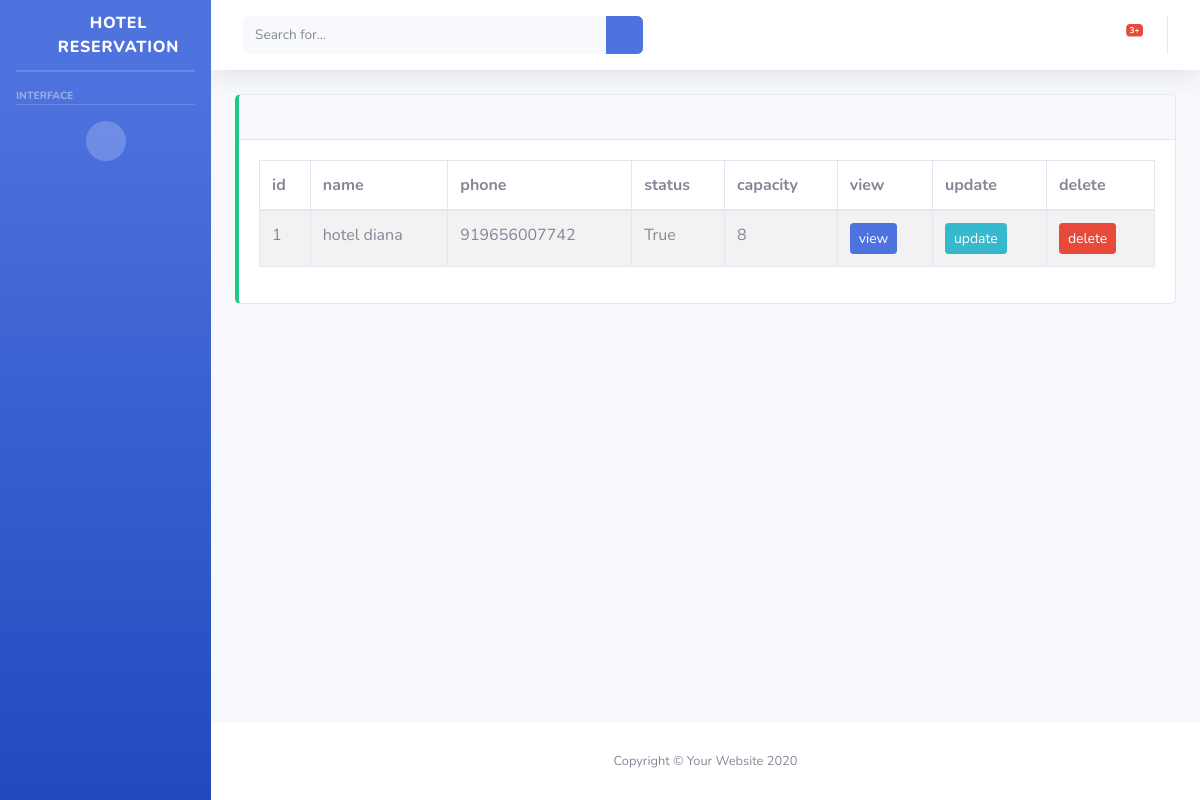
Page /restaurant/ on the earlier database version.
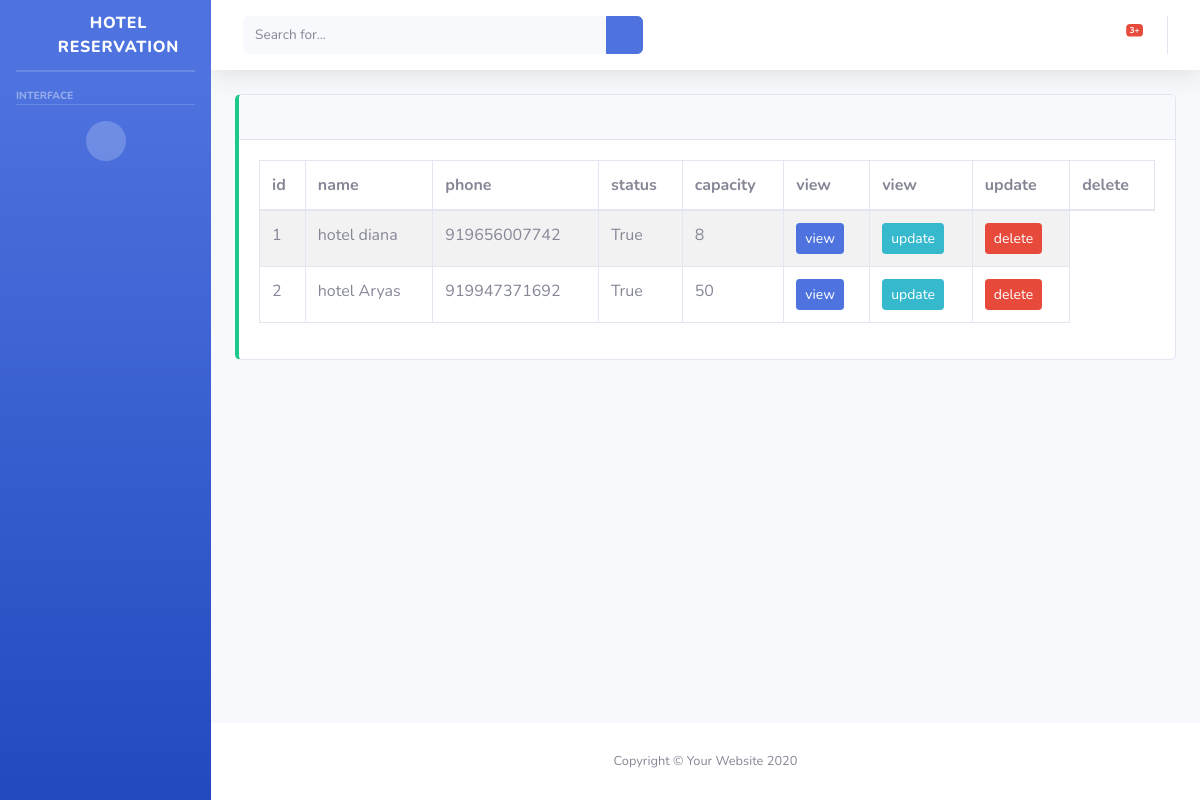
Same page on the later database version.
### restaurant/models.py (models this page shows, shortened)
class Restaurant(models.Model):
    name = models.CharField(max_length=100)
    description = models.TextField()
    address = models.TextField()
    phone = models.CharField(max_length=12)
    categorys = models.ManyToManyField(RestCategory)
    lat = models.FloatField()
    log = models.FloatField()
    status = models.BooleanField(default=False)
    opentime = models.TimeField()
    closstime = models.TimeField()
    seatingCapacity = models.IntegerField()
    user = models.OneToOneField(
        User, on_delete=models.CASCADE, blank=True, null=True)
    slug = models.SlugField(unique=True, blank=True, null=True)
    logo = models.ImageField(upload_to='rest/')
    def get_update_url(self):
        return reverse("restaurantupdate", kwargs={'pk': self.pk})
    def get_detail_url(self):
        return reverse("rester", kwargs={'slug': self.slug})

### restaurant/views.py (the view)
# urls.py: path('restaurant/', RestaurantList.as_view(), name="restaurant"),
class RestaurantList(ListView):
    model = Restaurant
    template_name = 'rest/list.html'
    context_object_name = "data"

### restaurant/templates/rest/list.html
{% extends 'base.html' %}
{% block content %}
<div class="table-responsive">
<table class="table table-bordered table-striped table-hover">
    <thead>
        <tr>
            <th>id</th>
            <th>name</th>
            <th>phone</th>
            <th>status</th>
            <th>capacity</th>
            {% for i in data %}
{% if i.get_detail_url %}
            <th>view</th>
            {% endif %}
            {% endfor %}
            <th>update</th>
            <th>delete</th>
        </tr>
    </thead>
    <tbody>
    {% for i in data %}
        <tr>
            <td>{{forloop.counter}}</td>
            <td>{{i.name}}</td>
            <td>{{i.phone}}</td>
            <td>{{i.status}}</td>
            <td>{{i.seatingCapacity}}</td>
            {% if i.get_detail_url %}
            <td><a href="{{i.get_detail_url}}" class="btn btn-sm btn-primary">view</a></td>
            {% endif %}
            <td><a href="{{i.get_update_url}}" class="btn btn-sm btn-info">update</a></td>
            <td><form method="post" action=""><input type="submit" value="delete" class="btn btn-sm btn-danger"></form></a></td>
        </tr>
        {% endfor %}
    </tbody>
</table>
</div>
{% endblock content %}

### restaurant/templates/base.html (shortened to what this page needs)
{% load static %}
<!DOCTYPE html>
<html lang="en">
  <head>
    <link
      href="{% static 'vendor/fontawesome-free/css/all.min.css' %}"
      rel="stylesheet"
      type="text/css"
    />
    <link href="{% static 'css/sb-admin-2.min.css' %}" rel="stylesheet" />
  </head>
  <body id="page-top">
    <div id="wrapper">
      <ul
        class="navbar-nav bg-gradient-primary sidebar sidebar-dark accordion"
        id="accordionSidebar"
      >
        <a
          class="sidebar-brand d-flex align-items-center justify-content-center"
          href="index.html"
        >
          <div class="sidebar-brand-icon rotate-n-15">
            <i class="fas fa-concierge-bell"></i>
          </div>
          <div class="sidebar-brand-text mx-3">Hotel Reservation</div>
        </a>
        <hr class="sidebar-divider my-0" />
        <hr class="sidebar-divider" />
        <div class="sidebar-heading">Interface</div>
        <hr class="sidebar-divider d-none d-md-block" />
        <div class="text-center d-none d-md-inline">
          <button class="rounded-circle border-0" id="sidebarToggle"></button>
        </div>
      </ul>
      <div id="content-wrapper" class="d-flex flex-column">
        <div id="content">
          <nav
            class="navbar navbar-expand navbar-light bg-white topbar mb-4 static-top shadow"
          >
            <form
              class="d-none d-sm-inline-block form-inline mr-auto ml-md-3 my-2 my-md-0 mw-100 navbar-search"
            >
              <div class="input-group">
                <input
                  type="text"
                  class="form-control bg-light border-0 small"
                  placeholder="Search for..."
                  aria-label="Search"
                  aria-describedby="basic-addon2"
                />
                <div class="input-group-append">
                  <button class="btn btn-primary" type="button">
                    <i class="fas fa-search fa-sm"></i>
                  </button>
                </div>
              </div>
            </form>
            <ul class="navbar-nav ml-auto">
              <li class="nav-item dropdown no-arrow mx-1">
                <a
                  class="nav-link dropdown-toggle"
                  href="#"
                  id="alertsDropdown"
                  role="button"
                  data-toggle="dropdown"
                  aria-haspopup="true"
                  aria-expanded="false"
                >
                  <i class="fas fa-bell fa-fw"></i>
                  <span class="badge badge-danger badge-counter">3+</span>
                </a>
              </li>
            </ul>
          </nav>
          <div class="container">
            <div class="row">
              <div class="col-md-12">
                <div class="card border-left-success">
                  <div class="card-header" style="height: 45px">
                  </div>
                  <div class="card-body">
                    {% block content %} {% endblock content %}
                  </div>
                </div>
              </div>
            </div>
          </div>
        </div>
        <footer class="sticky-footer bg-white">
          <div class="container my-auto">
            <div class="copyright text-center my-auto">
              <span>Copyright &copy; Your Website 2020</span>
            </div>
          </div>
        </footer>
      </div>
    </div>
  </body>
</html>

Differences in the rows shown:
added Restaurant: slug "view", name "hotel Aryas", phone "919947371692", status "True", seatingCapacity "50"
